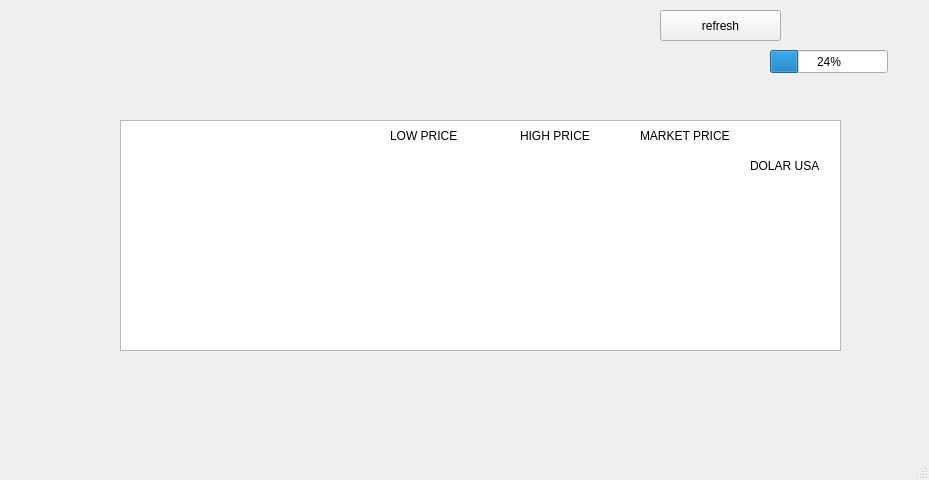
<?xml version="1.0" encoding="UTF-8"?>
<ui version="4.0">
 <class>MainWindow</class>
 <widget class="QMainWindow" name="MainWindow">
  <property name="geometry">
   <rect>
    <x>0</x>
    <y>0</y>
    <width>929</width>
    <height>480</height>
   </rect>
  </property>
  <property name="windowTitle">
   <string>MainWindow</string>
  </property>
  <property name="styleSheet">
   <string notr="true"/>
  </property>
  <widget class="QWidget" name="centralwidget">
   <widget class="QPushButton" name="pushButton">
    <property name="geometry">
     <rect>
      <x>660</x>
      <y>10</y>
      <width>121</width>
      <height>31</height>
     </rect>
    </property>
    <property name="text">
     <string>refresh</string>
    </property>
   </widget>
   <widget class="QProgressBar" name="progressBar">
    <property name="geometry">
     <rect>
      <x>770</x>
      <y>50</y>
      <width>118</width>
      <height>23</height>
     </rect>
    </property>
    <property name="value">
     <number>24</number>
    </property>
   </widget>
   <widget class="QTextBrowser" name="textBrowser">
    <property name="geometry">
     <rect>
      <x>120</x>
      <y>120</y>
      <width>721</width>
      <height>231</height>
     </rect>
    </property>
   </widget>
   <widget class="QLabel" name="label">
    <property name="geometry">
     <rect>
      <x>750</x>
      <y>150</y>
      <width>91</width>
      <height>31</height>
     </rect>
    </property>
    <property name="text">
     <string>DOLAR USA</string>
    </property>
   </widget>
   <widget class="QLabel" name="label_2">
    <property name="geometry">
     <rect>
      <x>640</x>
      <y>120</y>
      <width>101</width>
      <height>31</height>
     </rect>
    </property>
    <property name="text">
     <string>MARKET PRICE</string>
    </property>
   </widget>
   <widget class="QLabel" name="label_3">
    <property name="geometry">
     <rect>
      <x>520</x>
      <y>120</y>
      <width>101</width>
      <height>31</height>
     </rect>
    </property>
    <property name="text">
     <string>HIGH PRICE</string>
    </property>
   </widget>
   <widget class="QLabel" name="label_4">
    <property name="geometry">
     <rect>
      <x>390</x>
      <y>120</y>
      <width>101</width>
      <height>31</height>
     </rect>
    </property>
    <property name="text">
     <string>LOW PRICE</string>
    </property>
   </widget>
  </widget>
  <widget class="QMenuBar" name="menubar">
   <property name="geometry">
    <rect>
     <x>0</x>
     <y>0</y>
     <width>929</width>
     <height>25</height>
    </rect>
   </property>
  </widget>
  <widget class="QStatusBar" name="statusbar"/>
 </widget>
 <resources/>
 <connections/>
</ui>
